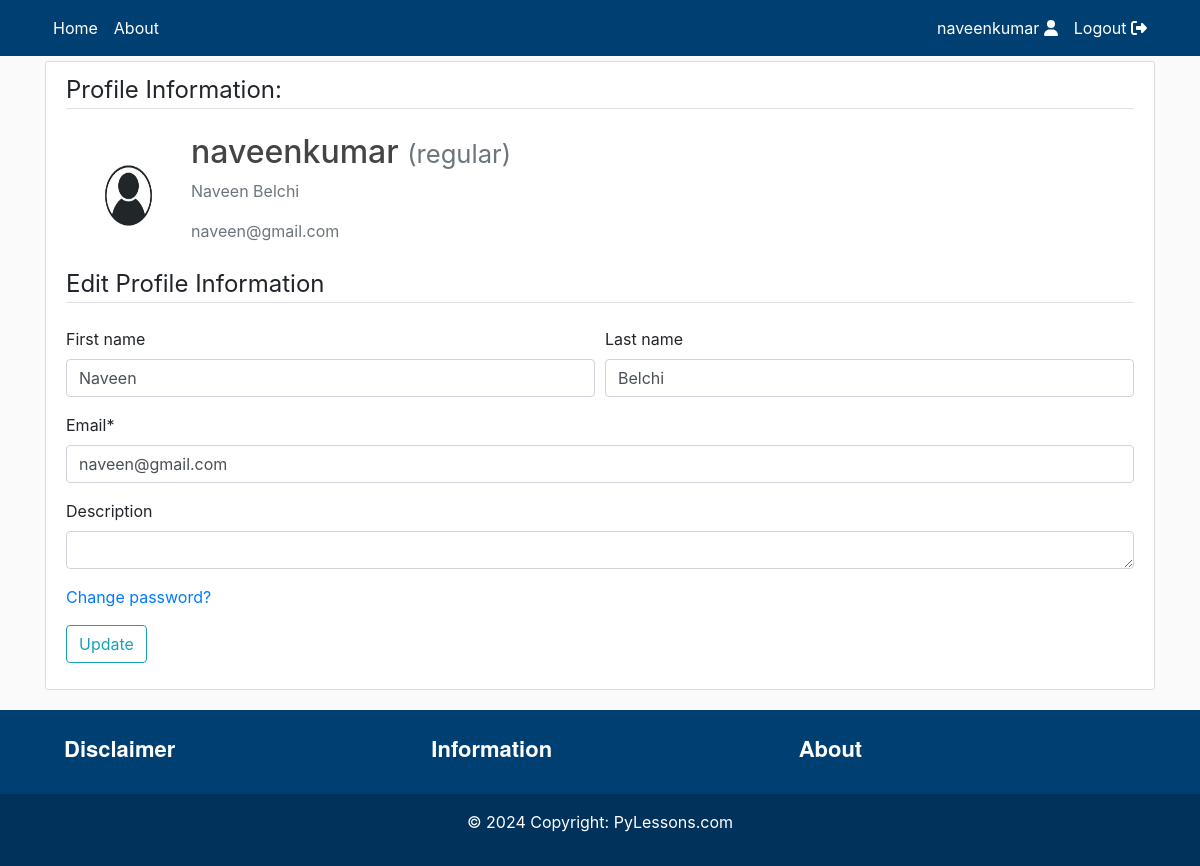
The page /profile/naveenkumar/ (signed in) on the database as committed earlier.
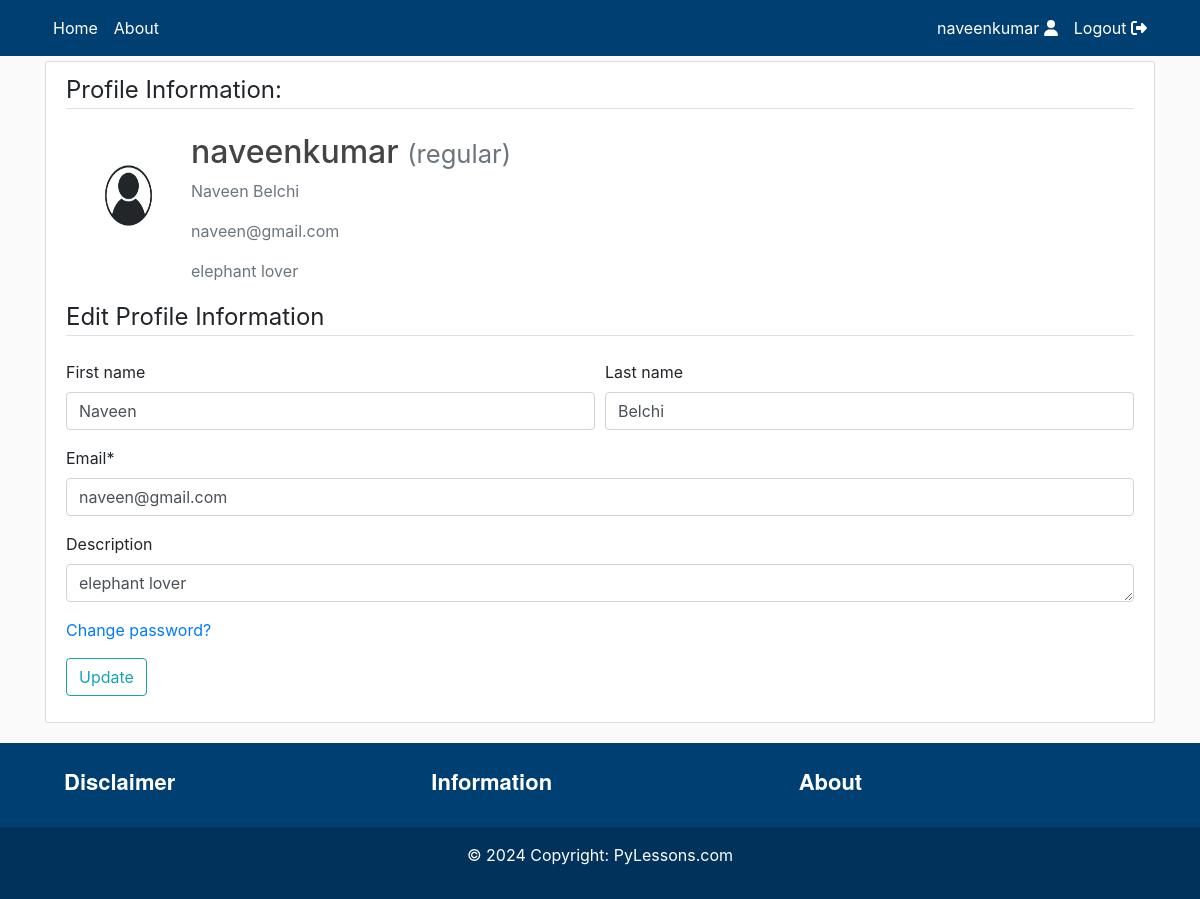
The same page on the database as committed later.
### users/models.py (models this page shows, shortened)
class CustomUser(AbstractUser):
    STATUS_CHOICES = (
        ('regular', 'Regular'),
        ('subscriber', 'Subscriber'),
        ('moderator', 'Moderator')
    )
    def image_upload_to(self, instance=None):
        if instance:
            return os.path.join('Users', self.username, instance)
        return None
    image = models.ImageField(
        default='default/user.jpg', upload_to=image_upload_to)
    email = models.EmailField(unique=True)
    status = models.CharField(
        max_length=100, choices=STATUS_CHOICES, default='regular')
    description = models.TextField(
        'Description', max_length=600, default='', blank=True)

### users/views.py (the view, shortened to what this page needs)
# urls.py: path('profile/<str:username>/', views.profile, name='profile'),
@login_required
def profile(request, username):
    user = get_user_model().objects.filter(username=username).first()
    if user:
        form = UserUpdateForm(instance=user)
        form.fields['description'].widget.attrs = {'rows': 1}
        context={'form': form}
        return render(request, 'users/profile.html', context=context)
    return redirect('myapp:homepage')

### users/forms.py
class UserUpdateForm(forms.ModelForm):
    email = forms.EmailField()
    class Meta:
        model = get_user_model()
        fields = ['first_name', 'last_name', 'email', 'image', 'description']

### users/templates/users/profile.html (shortened to what this page needs)
{% extends "myapp/header.html" %}
{% load crispy_forms_tags %}
{% block content %}
<div class="content-section col-lg-12 col-md-12 col-sm-12 tutorial-style" style="min-height:65vh;">
    <legend class="border-bottom mb-4">Profile Information:</legend>
    <form method="POST" enctype="multipart/form-data">
        <div class="media">
            {% if user.username == form.instance.username %}
                <label for="id_image">
                        <img class="rounded-circle account-img profile-image"
                            style="cursor: pointer;" src="{{ form.instance.image.url }}" title="Upload new image">
                </label>
            {% else %}
                <img class="rounded-circle account-img profile-image" src="{{ form.instance.image.url }}">
            {% endif %}
            <div class="media-body">
                <h2 class="account-heading">{{ form.instance.username }}
                    <small class="text-muted">({{ form.instance.status }})</small>
                </h2>
                <p class="text-secondary">{{ form.instance.first_name }} {{ form.instance.last_name }}</p>
                <p class="text-secondary">{{ form.instance.email }}</p>
                <p class="text-secondary">{{ form.instance.description }}</p>
            </div>
        </div>
        {% if user.username == form.instance.username %}
            <fieldset class="form-group">
                <legend class="border-bottom mb-4">Edit Profile Information</legend>
                <div class="form-row">
                    <div class="form-group col-md-6 mb-0">
                        {{ form.first_name|as_crispy_field }}
                    </div>
                    <div class="form-group col-md-6 mb-0">
                        {{ form.last_name|as_crispy_field }}
                    </div>
                </div>
                {{ form.email|as_crispy_field }}
                {{ form.description|as_crispy_field }}
                <a href="{% url 'users:password_change' %}">Change password?</a>
            </fieldset>
            <div class="form-group">
                <button class="btn btn-outline-info" type="submit">Update</button>
            </div>
        {% endif %}
    </form>
</div>
{% endblock content %}

### myapp/templates/myapp/includes/navbar.html (shortened to what this page needs)
<header class="site-header" style="margin-bottom: 5px">
    <nav class="navbar navbar-expand-md navbar-color">
        <div class="container">
            <div class="navbar-nav">
                <a class="nav-item nav-link" href="/">Home</a>
            </div>
            <div class="collapse navbar-collapse" id="navbarToggle">
            <div class="navbar-nav mr-auto">
                <a class="nav-item nav-link" href="/">About</a>
            </div>
            {% if user.is_authenticated %}
                <div class="navbar-nav">
                    <a class="nav-item nav-link" href="{% url "users:profile" user.username %}">
                        {{user.username}} <i class="fas fa-user"></i>
                    </a>
                    <a class="nav-item nav-link" href="{% url "users:logout" %}">
                        Logout <i class="fas fa-sign-out-alt"></i>
                    </a>
                </div>
            {% endif %}
            </div>
        </div>
    </nav>
</header>

Rows that differ between the two databases and show on the page:
changed CustomUser "naveenkumar": instance.description (not shown) → "elephant lover"; description (not shown) → "elephant lover"
